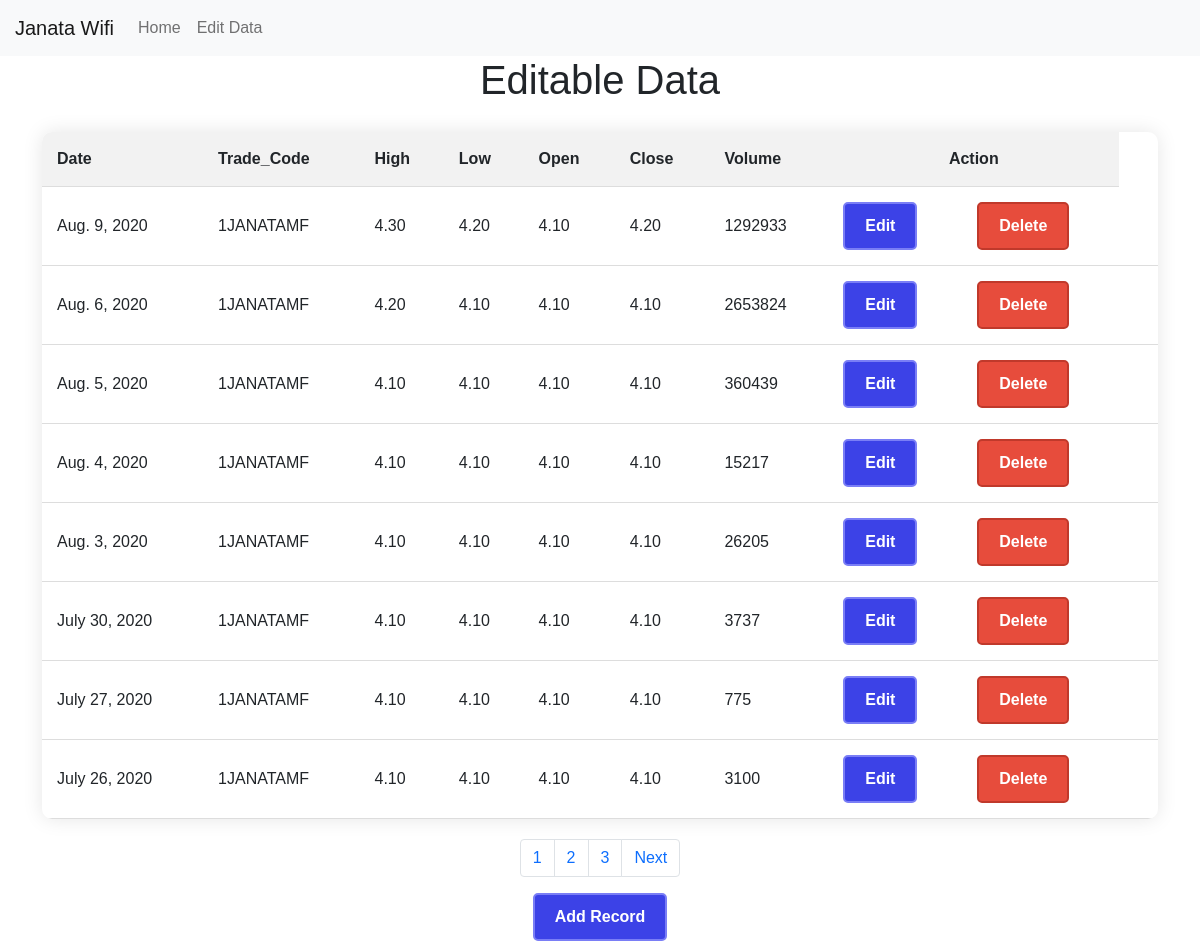
The app's page /data/ with its own data.
### Dynamic_Table/models.py (models this page shows)
class JWData(models.Model):
    Date=models.DateField()
    TradeCode=models.CharField(max_length=50)
    High=models.DecimalField(max_digits=20, decimal_places=2)
    Low=models.DecimalField(max_digits=20, decimal_places=2)
    Open=models.DecimalField(max_digits=20, decimal_places=2)
    Close=models.DecimalField(max_digits=20, decimal_places=2)
    Volume=models.IntegerField()

### Dynamic_Table/views.py (the view)
# urls.py: path('data/',Data,name='data'),
def Data(request):
    alldata=JWData.objects.all()
    page_number=request.GET.get('page',1)
    paginator=Paginator(alldata,8)
    alldata_final=paginator.get_page(page_number)
    return render(request,'Data.html',{'alldata_final':alldata_final})

### Template/Data.html (shortened to what this page needs)
<!DOCTYPE html>
<html lang="en">
  <head>
    <link
      href="https://cdn.jsdelivr.net/npm/bootstrap@5.0.2/dist/css/bootstrap.min.css"
      rel="stylesheet"
    />
  <body>
    <nav class="navbar navbar-expand-lg navbar-light bg-light">
      <a class="navbar-brand" href="{% url 'home' %}">Janata Wifi</a>
      <div class="collapse navbar-collapse" id="navbarNav">
        <ul class="navbar-nav">
          <li class="nav-item active">
            <a class="nav-link" href="{% url 'home' %}">Home</a>
          </li>
          <li class="nav-item">
            <a class="nav-link" href="{% url 'data' %}">Edit Data</a>
          </li>
        </ul>
      </div>
    </nav>
    <h1>Editable Data</h1>
    <div class="container">
        <table>
            <tr>
                <th>Date</th>
                <th>Trade_Code</th>
                <th>High</th>
                <th>Low</th>
                <th>Open</th>
                <th>Close</th>
                <th>Volume</th>
                <th colspan="2" style="text-align: center;">Action</th>
            </tr>
            {% for data in alldata_final %}
            <tr>
                <td>{{data.Date}}</td>
                <td>{{data.TradeCode}}</td>
                <td>{{data.High}}</td>
                <td>{{data.Low}}</td>
                <td>{{data.Open}}</td>
                <td>{{data.Close}}</td>
                <td>{{data.Volume}}</td>
                <td><a href="update/{{data.id}}/"><button class="edit-button">Edit</button></a></td>
                <td><a href="delete/{{data.id}}/"><button class="delete-button">Delete</button></a></td>
                <td></td>
            </tr>
            {% endfor %}
        </table>
        <div class="pagination">
        <nav aria-label="...">
          <ul class="pagination">
            <li class="page-item">
              <a class="page-link" href="/data/?page=1">1</a>
            </li>
            <li class="page-item" aria-current="page">
              <a class="page-link" href="/data/?page=2">2</a>
            </li>
            <li class="page-item">
              <a class="page-link" href="/data/?page=3">3</a>
            </li>
            {% if alldata_final.has_next %}
            <li class="page-item">
              <a
                class="page-link"
                href="/data/?page={{ alldata_final.next_page_number }}"
                >Next</a
              >
            </li>
            {% endif %}
          </ul>
        </nav>
      </div>
      <a href="/add"><button class="edit-button">Add Record</button></a>
    </div>
  </body>
</html>

### Template/Data.html (style rules this page uses)
body { font-family: "Arial", sans-serif; }
.container { display: flex; flex-direction: column; align-items: center; }
table { width: 100%; border-collapse: collapse; margin: 20px 0; box-shadow: 0 0 20px rgba(0, 0, 0, 0.1); overflow: hidden; border-radius: 10px; }
h1 { text-align: center; }
th, td { padding: 15px; text-align: left; border-bottom: 1px solid #ddd; }
th { background-color: #f2f2f2; }
.delete-button { display: inline-block; padding: 10px 20px; font-size: 16px; font-weight: bold; text-align: center; text-decoration: none; border-radius: 5px; background-color: #e74c3c; color: #fff; border: 2px solid #c0392b; transition: background-color 0.3s ease; cursor: pointer; }
.edit-button { display: inline-block; padding: 10px 20px; font-size: 16px; font-weight: bold; text-align: center; text-decoration: none; border-radius: 5px; background-color: rgb(60, 66, 231); color: #fff; border: 2px solid rgb(122, 126, 246); transition: background-color 0.3s ease; cursor: pointer; }
.navbar-brand { padding-left: 15px; }

### records on screen
JWData: Date "Aug. 9, 2020", TradeCode "1JANATAMF", High "4.30", Low "4.20", Open "4.10", Close "4.20", Volume "1292933"
JWData: Date "Aug. 6, 2020", TradeCode "1JANATAMF", High "4.20", Low "4.10", Open "4.10", Close "4.10", Volume "2653824"
JWData: Date "Aug. 5, 2020", TradeCode "1JANATAMF", High "4.10", Low "4.10", Open "4.10", Close "4.10", Volume "360439"
JWData: Date "Aug. 4, 2020", TradeCode "1JANATAMF", High "4.10", Low "4.10", Open "4.10", Close "4.10", Volume "15217"
JWData: Date "Aug. 3, 2020", TradeCode "1JANATAMF", High "4.10", Low "4.10", Open "4.10", Close "4.10", Volume "26205"
JWData: Date "July 30, 2020", TradeCode "1JANATAMF", High "4.10", Low "4.10", Open "4.10", Close "4.10", Volume "3737"
JWData: Date "July 27, 2020", TradeCode "1JANATAMF", High "4.10", Low "4.10", Open "4.10", Close "4.10", Volume "775"
JWData: Date "July 26, 2020", TradeCode "1JANATAMF", High "4.10", Low "4.10", Open "4.10", Close "4.10", Volume "3100"
